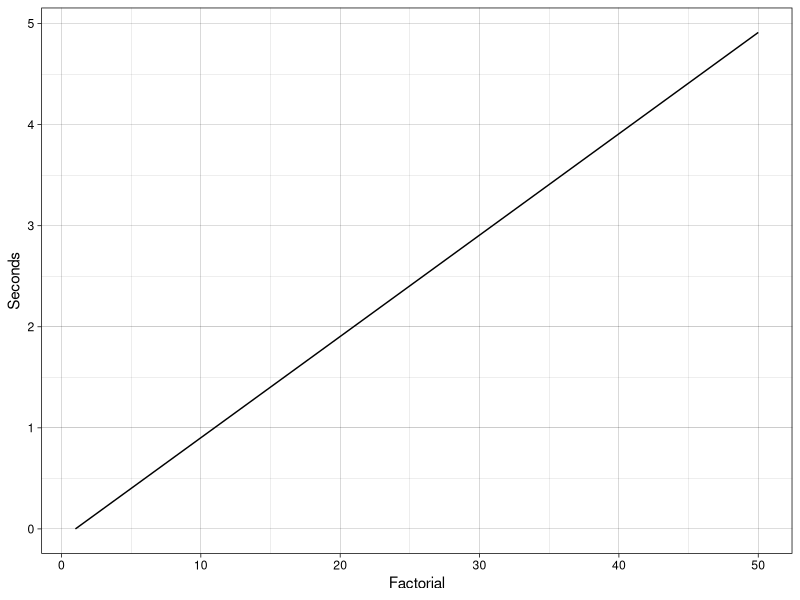

Write R code to recreate this figure.
## ---- chunk 1
foo <- function(x, y){
	return(x + y)
}
## ---- chunk 2
foo <- function(x, y){
	return(x + y)
}

item1 <- 3
item2 <- "five"
## ---- chunk 3
foo <- function(x, y){
	stopifnot(is.numeric(x), is.numeric(y))
	return(x + y)
}
## ---- chunk 4
bar <- function(x, y, z){
	out <- x + y
	return(out)
	out_two <- out + z
	return(out_two)
}

## ---- chunk 5
bar <- function(x, y, z){
	out <- x + y
	return(out)
	out_two <- out + z
	return(out_two)
}

bar(2, 4, 6)
## ---- chunk 6
bar <- function(x, y, z){
	out <- x + y
	cat(paste0("Intermediate output: ", out))
	out_two <- out + z
	return(out_two)
}

bar(2, 4, 6)
## ---- chunk 7
library(tidyverse)
## ---- chunk 8
vec <- 2:6
map_dbl(vec, sqrt)
## ---- chunk 9
print_summary <- function(data, fn){
	out <- fn(data)
	return(paste0("Statistic: ", out))
}
print_summary(c(2, 4, 4), mean)
print_summary(c(2, 4, 4), max)
## ---- chunk 10
blob <- c(2, 4, 4, NA)
print_summary(blob, mean)
## ---- chunk 11
print_summary <- function(x, f, ...){
	return(f(x, ...))
}
print_summary(blob, mean, na.rm = TRUE)
## ---- chunk 12

df <- tibble(name = c("A", "B", "C"),
			value = c(30, 16, 45))

col_summary <- function(dataframe, col_name, f, ...){
	get_col <- dataframe %>% dplyr::select(col_name)
	return(f(get_col, ...))
}
## ---- chunk 13
col_summary <- function(dataframe, col_name, f, ...){
	col_name <- enquo(col_name)
	get_col <- dataframe %>%
		summarise(out = f(!!col_name, ...))
	return(get_col)
}
col_summary(df, value, mean, na.rm = TRUE)
## ---- chunk 14
factory <- function(x, y){
	fm <- paste0(y, " ~ ", x)
	function(d){
		lm(formula = fm, data = d)$coef
	}
}
## ---- chunk 15
car_reg <- factory("mpg", "hp")
car_reg(mtcars)

## ---- chunk 16
car_reg2 <- factory("cyl", "wt")
car_reg2(mtcars)

## ---- chunk 17
factorial_fn <- function(n){
	return(n * factorial_fn(n-1))
}

## ---- chunk 18
factorial_fn <- function(n){
	if(n <= 1){
		return(1)
	}
	else{
		return(n * factorial_fn(n-1))
	}
}

## ---- chunk 19

factorial_fn(5)
factorial_fn(4)

## ---- chunk 20
library(tidyverse)
factorial_fn <- function(n){
	if(n <= 1){
		return(1)
	}
	else{
		Sys.sleep(0.1)
		return(n * factorial_fn(n-1))
	}
}

input <- c(1, 10, 20, 50)
times <- map_dbl(input, ~ system.time(a <- factorial_fn(.x))[3])

df <- tibble(x = input, y = times)

ggplot(df, aes(x, y)) +
	geom_line() +
	labs(x = "Factorial", y = "Seconds") +
	theme_linedraw()

